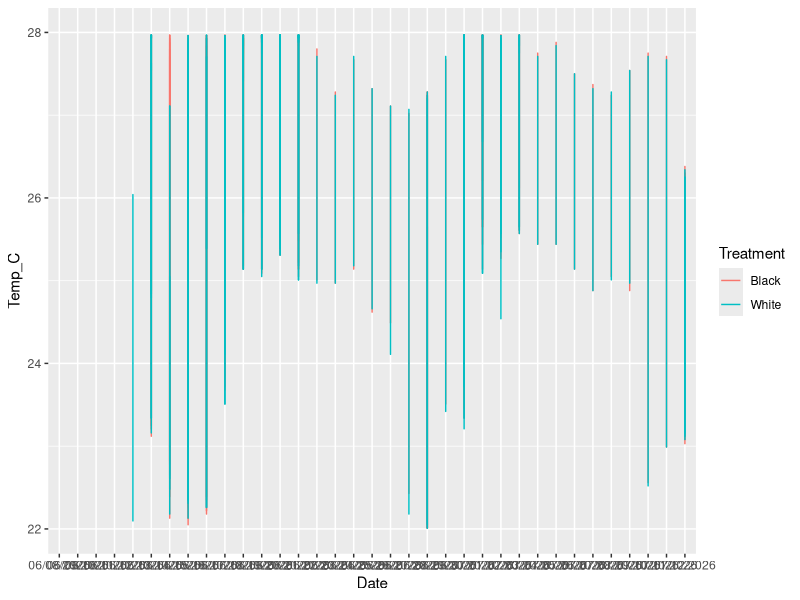
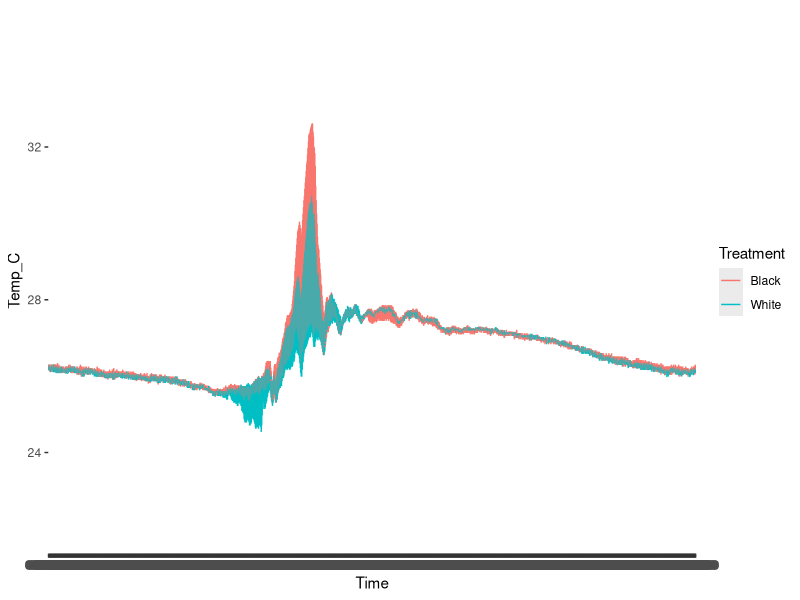
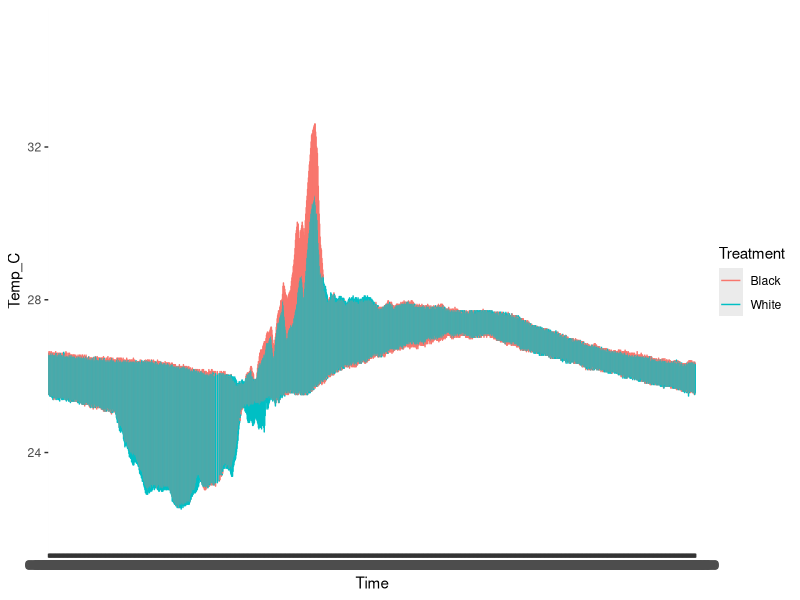
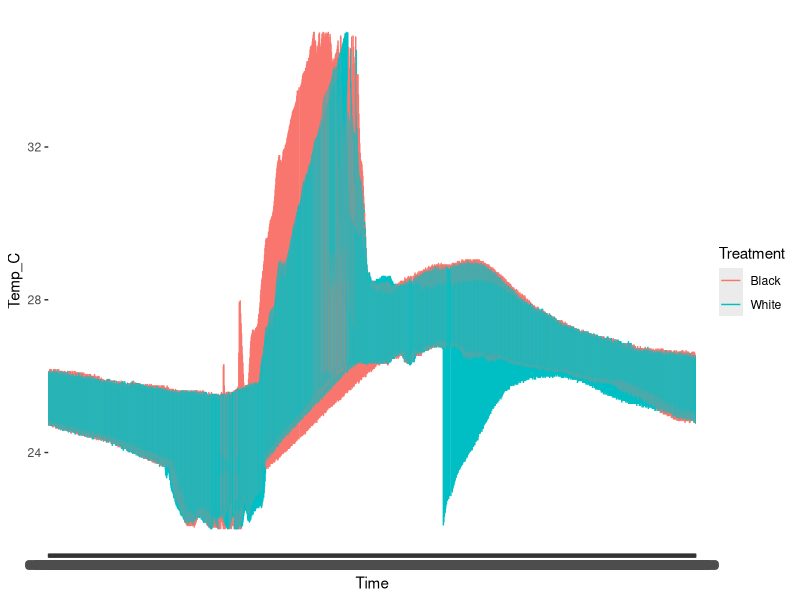

These charts were generated, in order, by the following R code:
## ---- chunk 1
library(readr)
library(dplyr)
library(tidyr)
library(ggplot2)
library(here)
## ---- chunk 2
HOBO1<-read.csv("Data/22263995 2026-07-12 06_19_20 HST.csv")
HOBO2<-read.csv("Data/22263996 2026-07-12 06_15_15 HST.csv")
HOBO3<-read.csv("Data/22263998 2026-07-12 06_15_55 HST.csv")
HOBO4<-read.csv("Data/22263999 2026-07-12 06_14_14 HST.csv")
HOBO5<-read.csv("Data/22264000 2026-07-12 06_17_42 HST.csv")
HOBO6<-read.csv("Data/22264001 2026-07-12 06_14_39 HST.csv")
HOBO7<-read.csv("Data/22264004 2026-07-12 06_16_24 HST.csv")
## ---- chunk 3
HOBO1<-mutate(HOBO1, HOBO_ID = "22263995")
HOBO2<-mutate(HOBO2, HOBO_ID = "22263996")
HOBO3<-mutate(HOBO3, HOBO_ID = "22263998")
HOBO4<-mutate(HOBO4, HOBO_ID = "22263999")
HOBO5<-mutate(HOBO5, HOBO_ID = "22264000")
HOBO6<-mutate(HOBO6, HOBO_ID = "22264001")
HOBO7<-mutate(HOBO7, HOBO_ID = "22264004")
## ---- chunk 4
HOBO_data_full<- bind_rows(HOBO1, HOBO2, HOBO3, HOBO4, HOBO5, HOBO6, HOBO7)
## ---- chunk 5
HOBO_clean<- HOBO_data_full%>%
  select(-`Host.Connected`, -`End.of.File`, -`Button.Down`,-`Button.Up`)%>%
  rename(Temp_C=Temperature.....C., Date_Time_HST=Date.Time..HST.)%>%
  mutate(
    Treatment = case_when(
      HOBO_ID %in% c("22264004", "22263998", "22263996") ~ "White",
      HOBO_ID %in% c("22263995", "22263999", "22264000","22264001") ~ "Black",
      TRUE                                              ~ "Unknown" 
    ))%>%
      separate(`Date_Time_HST`, into = c("Date", "Time"), sep = " ", remove = FALSE)
  
## ---- chunk 6
ggplot(data=HOBO_clean, aes(x=Date, y=Temp_C, color=Treatment))+
                            geom_line()+
  ylim(22,28)
## ---- chunk 7
HOBO_OneDay<-HOBO_clean %>%
  filter(Date == "07/02/2026")
## ---- chunk 8
ggplot(data=HOBO_OneDay, aes(x=Time, y=Temp_C, color=Treatment))+
                            geom_line()+
  ylim(22,35)
## ---- chunk 9
HOBO_July<- HOBO_clean %>% 
  filter(Date >= "07/01/2026" & Date <= "07/12/2026")
## ---- chunk 10
ggplot(data=HOBO_July, aes(x=Time, y=Temp_C, color=Treatment))+
                            geom_line()+
  ylim(22,35)
## ---- chunk 11
HOBO_June<- HOBO_clean %>% 
  filter(Date >= "06/08/2026" & Date <= "06/30/2026")
## ---- chunk 12
ggplot(data=HOBO_June, aes(x=Time, y=Temp_C, color=Treatment))+
                            geom_line()+
  ylim(22,35)
## ---- chunk 13
t_result <- t.test(Temp_C ~ Treatment, data = HOBO_clean)

t_result
